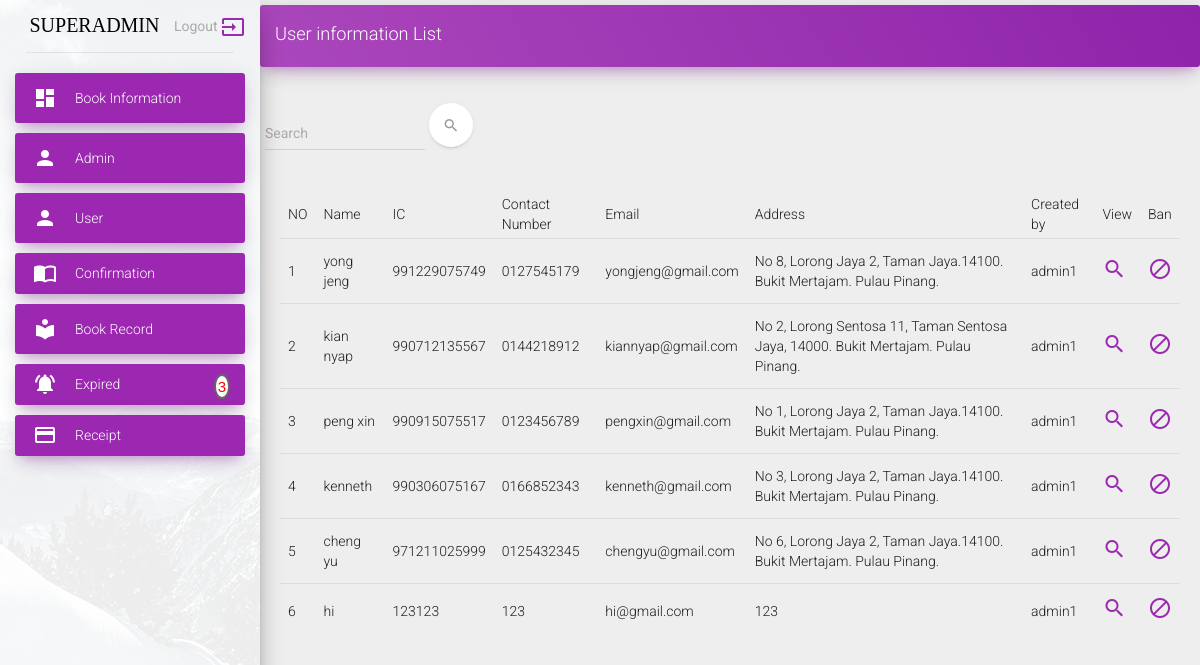
/examples/information_user.php (signed in), run on the app's committed database.
### tables this page shows
CREATE TABLE `member` (
  `id` int(11) NOT NULL,
  `username` varchar(50) DEFAULT NULL,
  `password` varchar(50) DEFAULT NULL,
  `name` varchar(50) DEFAULT NULL,
  `email` varchar(50) DEFAULT NULL,
  `phone` varchar(11) DEFAULT NULL,
  `address` varchar(100) DEFAULT NULL,
  `ic` varchar(12) DEFAULT NULL,
  `created_by` varchar(50) DEFAULT NULL,
  `updated_by` varchar(50) DEFAULT NULL,
  `status` varchar(50) DEFAULT 'active'
);

### examples/information_user.php (the view, shortened to what this page needs)
<?php
include_once("../connection/db.php");
if(!empty($_GET['search'])){
	  $search = " WHERE ic like '%".$_GET['search']."%'" ;
  }else{
	  $search = "";
  }
$select_informaion = "SELECT * FROM member".$search."";
$result_member = mysqli_query($conn,$select_informaion);
?>
<!doctype html>
<html lang="en">
<head>
    <link href="../assets/css/bootstrap.min.css" rel="stylesheet" />
    <link href="../assets/css/material-dashboard.css?v=1.2.0" rel="stylesheet" />
    <link href="../assets/css/demo.css" rel="stylesheet" />
    <link href="http://maxcdn.bootstrapcdn.com/font-awesome/latest/css/font-awesome.min.css" rel="stylesheet">
</head>
<body>
    <div class="wrapper">
        <div class="sidebar" data-color="purple" data-image="../assets/img/sidebar-1.jpg">
            <?
            include("../sidebar.php");
            ?>
        </div>
        <div class="main-panel">
                 <div class="card card-plain">
                                <div class="card-header" data-background-color="purple">
                                    <h4 class="title">User information List</h4>
                                </div>
                                <form class="navbar-form navbar-left" role="search">
                                    <div class="form-group  is-empty">
                                        <input id="myInput" type="text" class="form-control" placeholder="Search">
                                    </div>
                                    <button type="submit" class="btn btn-white btn-round btn-just-icon">
                                        <i class="material-icons">search</i>
                                        <div class="ripple-container"></div>
                                    </button>
                                </form>
                                <div class="card-content table-responsive">
                                    <table class="table table-hover">
                                        <thead>
                                            <th>NO</th>
                                            <th>Name</th>
                                            <th>IC</th>
                                            <th>Contact Number</th>
                                            <th>Email</th>
                                            <th>Address</th>
                                            <th>Created by</th>
                                            <th>View</th>
                                            <th>Ban</th>
                                        </thead>
                                        <tbody id="myTable">
                                        <?php
										 $i_rows = 1;
									     while ($row = mysqli_fetch_assoc($result_member)) {?>
                                            <tr>
                                                <td><?php echo $i_rows++ ?></td>
                                                <td><?php echo $row['name'] ?></td>
                                                <td><?php echo $row['ic'] ?></td>
                                                <td><?php echo $row['phone'] ?></td>
                                                <td><?php echo $row['email'] ?></td>
                                                <td><?php echo $row['address'] ?></td>
                                                <td><?php echo $row['created_by'] ?></td>
                                                <td><a class="material-icons" href='user_edit.php?id=<?php echo
												$row['id']?>'>search</a></td>
                                                <?php if($row['status'] != "delete"){?>
                                                <td><a class="material-icons" href="information_user.php?id=
												<?php echo $row['id'];?>&action=delete" onclick="return confirm
                                                ('Confirm to Ban this Record?')">do_not_disturb_alt</a>
                                                </td>
                                                <?php }?>
                                            </tr>
                                        <?php }?>
                                        </tbody>
                                    </table>
                                </div>
                            </div>
        </div>
    </div>
</body>
</html>

### data on the page
member: name "yong jeng", ic "991229075749", phone "0127545179", email "yongjeng@gmail.com", address "No 8, Lorong Jaya 2, Taman Jaya.14100. Bukit Mertajam. Pulau Pinang.", created_by "admin1"
member: name "kian nyap", ic "990712135567", phone "0144218912", email "kiannyap@gmail.com", address "No 2, Lorong Sentosa 11, Taman Sentosa Jaya, 14000. Bukit Mertajam. Pulau Pinang.", created_by "admin1"
member: name "peng xin", ic "990915075517", phone "0123456789", email "pengxin@gmail.com", address "No 1, Lorong Jaya 2, Taman Jaya.14100. Bukit Mertajam. Pulau Pinang.", created_by "admin1"
member: name "kenneth", ic "990306075167", phone "0166852343", email "kenneth@gmail.com", address "No 3, Lorong Jaya 2, Taman Jaya.14100. Bukit Mertajam. Pulau Pinang.", created_by "admin1"
member: name "cheng yu", ic "971211025999", phone "0125432345", email "chengyu@gmail.com", address "No 6, Lorong Jaya 2, Taman Jaya.14100. Bukit Mertajam. Pulau Pinang.", created_by "admin1"
member: name "hi", ic "123123", phone "123", email "hi@gmail.com", address "123", created_by "admin1"

### other printed values
$_SESSION['name'] "SUPERADMIN"
$rows1 "3"
